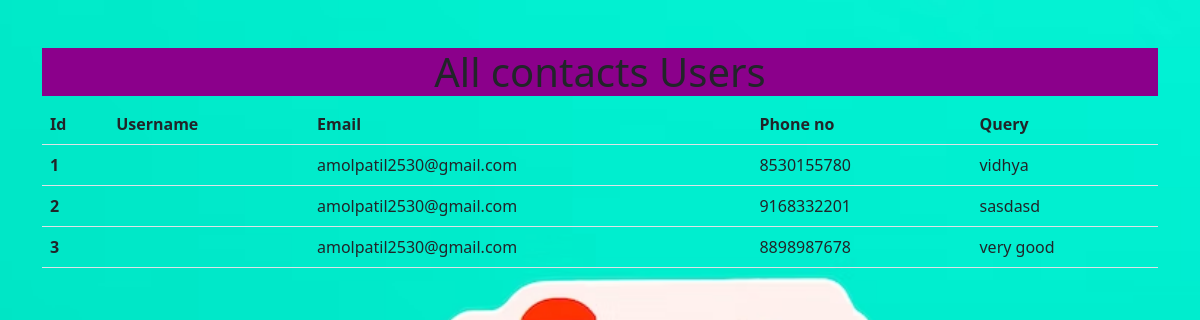
Page /admin_contact/ on the committed database.
### enroll/models.py (models this page shows)
class Contact(models.Model):
    names = models.CharField(max_length=30)
    email = models.EmailField(max_length=50, null='True')
    phone = models.CharField(max_length=10, null='True')
    desc = models.TextField(null='True')
    var = models.TextField(null='True')
    var2 = models.TextField(null='True')

### enroll/views.py (the view)
# urls.py: path('admin_contact/', views.admin_contact, name='admin_contact'),
def admin_contact(request):
    form=Contact.objects.all()
    return render(request, 'admin_contact.html', {'forms':form})

### enroll/templates/Admin_contact.html (shortened to what this page needs)
{% load static %}
<!DOCTYPE html>
<html lang="en">
<head>
    <link href="{% static 'css/bootstrap.css' %}" rel="stylesheet">
</head>
<body>
    <div class="container my-5 " >
        <div class="row">
            <div class="col-sm-12 col-lg-12 col-xl-12">
        <h1 style="text-align:center; background-color:darkmagenta"> All contacts Users</h1>
    <table class="table table-hover">
        <thead>
          <tr>
            <th scope="col">Id</th>
            <th scope="col">Username</th>
            <th scope="col">Email</th>
            <th scope="col">Phone no</th>
            <th scope="col">Query</th>
          </tr>
        </thead>
        <tbody>
            {% for fm in forms %}
          <tr>
            <th scope="row">{{forloop.counter}}</th>
            <td>{{fm.name}}</td>
            <td>{{fm.email}}</td>
            <td>{{fm.phone}}</td>
            <td>{{fm.desc}}</td>
          </tr>
          {% endfor %}
        </tbody>
      </table>
    </div>
</div>
</div>
</body>
</html>

### enroll/templates/Admin_contact.html (style rules this page uses)
body { background: url('/static/images/ho.jpg') no-repeat top fixed; width:100%; height:100vh; background-size: cover; position: relative; }

### rows in the picture
Contact: email "amolpatil2530@gmail.com", phone "8530155780", desc "vidhya"
Contact: email "amolpatil2530@gmail.com", phone "9168332201", desc "sasdasd"
Contact: email "amolpatil2530@gmail.com", phone "8898987678", desc "very good"
